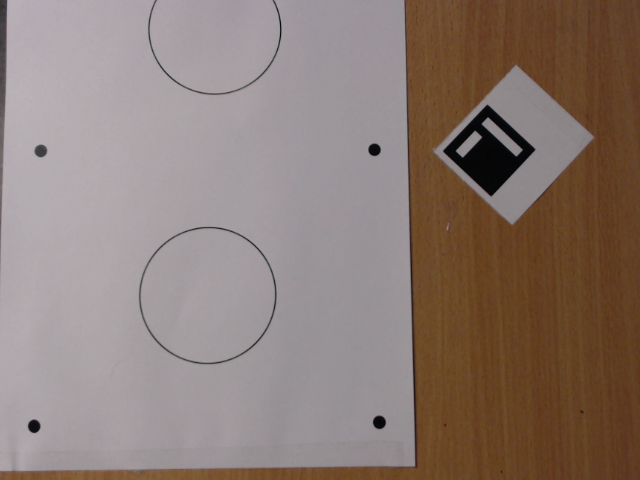
#> input picture checkerBoard/record/logsAndCode/logRun6/snapshot_640_480_0.png, 640 x 480 px; its folder holds 4 pictures in this run
$ python label.py
#> lines starting #> are read from the running program, lines starting #| are printed output that depends on the picture
import cv2
import numpy as np
import os

import cv2
import csv

import re


# global constants
img = None
tl_list = []
br_list = []
object_list = []

# constants
image_folder = 'logRun6'
savedir = 'annotations'
obj = 'fidget_spinner'

w=640
h=480
calibrationFile = "../../camera.xml"
calibrationParams = cv2.FileStorage(calibrationFile, cv2.FILE_STORAGE_READ)
mtx = calibrationParams.getNode("camera_matrix").mat()
dist = calibrationParams.getNode("distortion_coefficients").mat()
newcameramtx, roi=cv2.getOptimalNewCameraMatrix(mtx,dist,(w,h),1,(w,h))
print(mtx)
print(newcameramtx)
print(roi)
# [61 lines left out: functions helperConv, drawCircBouy, drawCircCage, mouseRGB, not called in this run]


cv2.namedWindow('mouseRGB')

cv2.setMouseCallback('mouseRGB',mouseRGB)
#Do until esc pressed

if __name__ == '__main__':

    for n, image_file in enumerate(  sorted(os.scandir(image_folder), key=lambda x: (x.is_dir(), x.name))   ):

        # filenum=helperConv(image_file.path)

        image = cv2.imread(image_file.path)
#> image is the input picture: shape (480, 640, 3); mean B, G, R 117, 124.1, 140.3
        image   = cv2.undistort(image, mtx, dist, None, newcameramtx)
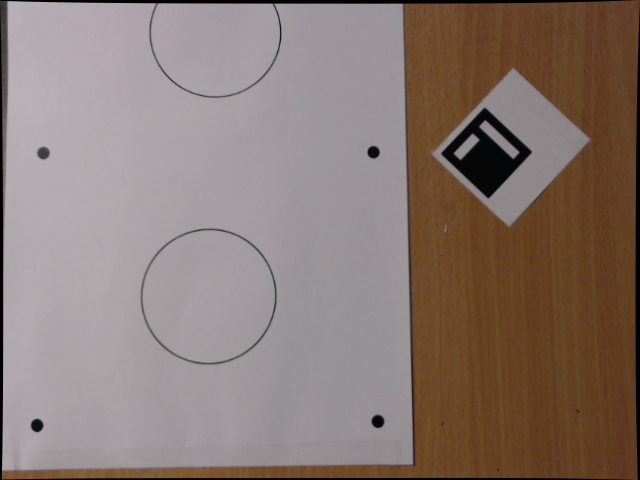
#> image: shape (480, 640, 3); mean B, G, R 114.8, 121.7, 137.7


        while 1:
            cv2.imshow('mouseRGB',image)

            if cv2.waitKey(20) & 0xFF == 27:
#> (key Esc is pressed here)
                print("")
                break
#> pass 2 of the loop `for n, image_file in enumerate(  sorted(os.scandir(image_folder), key=..`:
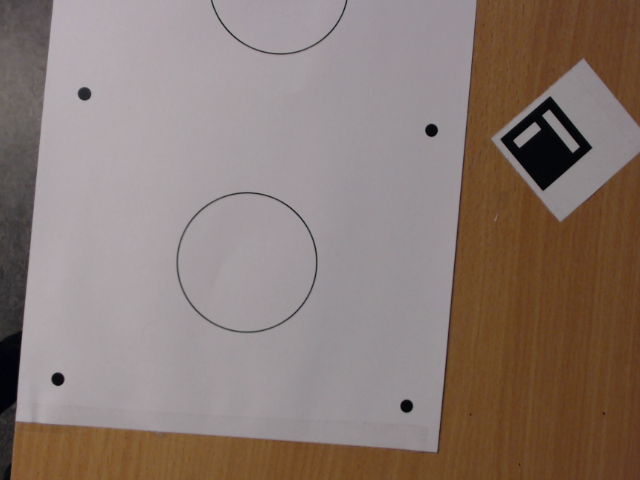
#> input picture checkerBoard/record/logsAndCode/logRun6/snapshot_640_480_1.png, 640 x 480 px
#> image is the input picture: shape (480, 640, 3); mean B, G, R 115.3, 122.3, 137.7
#> `image   = cv2.undistort(image, mtx, dist, None, newcameramtx)`:
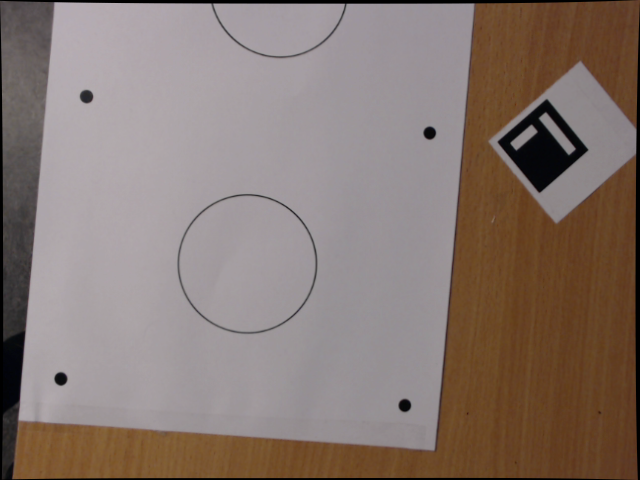
#> image: shape (480, 640, 3); mean B, G, R 113, 119.9, 135
#> (key Enter is pressed here)
#> pass 3 of the loop `for n, image_file in enumerate(  sorted(os.scandir(image_folder), key=..`:
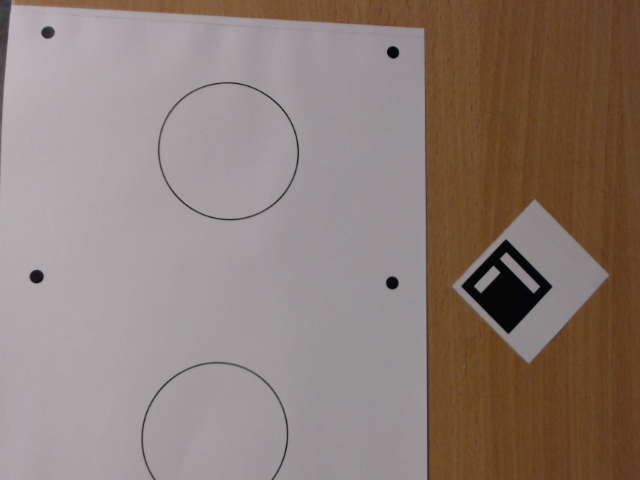
#> input picture checkerBoard/record/logsAndCode/logRun6/snapshot_640_480_10.png, 640 x 480 px
#> image is the input picture: shape (480, 640, 3); mean B, G, R 119.4, 126.2, 141.8
#> `image   = cv2.undistort(image, mtx, dist, None, newcameramtx)`:
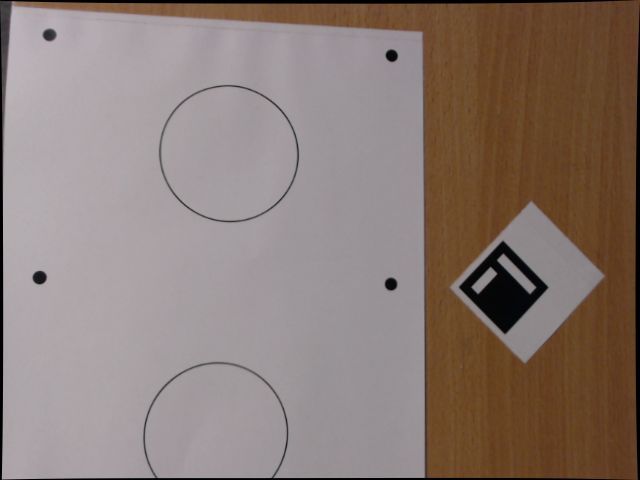
#> image: shape (480, 640, 3); mean B, G, R 117.1, 123.8, 139.1
#> the loop made 4 passes; the first 3 are shown

cv2.destroyAllWindows()
